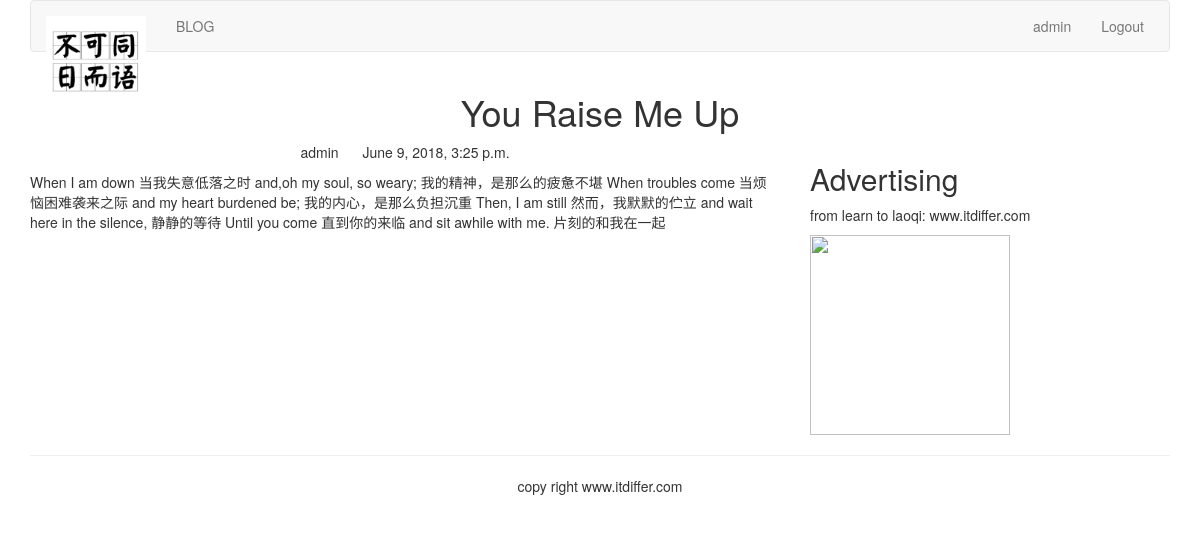
Page /blog/1/ (signed in) on the committed database.
### blog/models.py (models this page shows, shortened)
class BlogArticles(models.Model):
    title = models.CharField(max_length=300)
    author =models.ForeignKey(User, related_name="blog_posts")
    body = models.TextField()
    publish = models.DateTimeField(default=timezone.now)
    class Meta:
        ordering = ("-publish",)

### blog/views.py (the view)
# urls.py: url(r'(?P<article_id>\d)/$', views.blog_article, name="blog_detail"),
def blog_article(request, article_id):
    article = get_object_or_404(BlogArticles, id=article_id)
    pub = article.publish
    return render(request, "blog/content.html", {"article":article, "publish":pub})

### templates/blog/content.html (shortened to what this page needs)
{% extends "base.html" %}
{% block content %}
<div class="row text-center vertical-middle-sm">
    <h1>{{ article.title }}</h1>
</div>
<div class="row">
    <div class="col-xs-12 col-md-8">
        <p class="text-center"><span>{{    article.author.username    }}</span>
            <span style="margin-left: 20px">{{ publish }}</span></p>
        <div>{{ article.body }}</div>
    </div>
    <div class="col-xs-6 col-md-4">
        <h2>Advertising</h2>
        <p>from learn to laoqi: www.itdiffer.com</p>
        <img width="200px" src="https://b244.photo.store.qq.com/psb?/V14ObrhL2MY2gB/h*dDAHiKbAAHHZNLyMKcg58c7aG.lpqTU0xMDeftAAQ!/m/dPQAAAAAAAAAnull&bo=8ADwAAAAAAACByM!&rf=photolist&t=5">
    </div>
</div>
{% endblock %}

### templates/header.html
{% load staticfiles %}
<div class="container">
    <nav class="navbar navbar-default" role="navigation">
        <div class="navbar-header">
            <a class="navbar-brand" href="http://www.itdiffer.com">
                <img src="{% static '/images/logo.jpg' %}" width="100px"></a>
        </div>
        <div>
            <ul class="nav navbar-nav" role="navigation">
                <li><a href="{% url 'blog:blog_title' %}">BLOG</a> </li>
            </ul>
            <ul class="nav navbar-nav navbar-right" style="margin-right: 10px">
                {% if user.is_authenticated %}
                <li><a href="#">{{ user.username }}</a></li>
                <li><a href="{% url 'account:user_logout' %}">Logout</a></li>
                {% else %}
                <li><a href="{% url 'account:user_login' %}">LOGIN</a> </li>
                {% endif %}
            </ul>
        </div>
    </nav>
</div>

### rows in the picture
BlogArticles: title "You Raise Me Up", author.username "admin", publish "June 9, 2018, 3:25 p.m.", body "When I am down 当我失意低落之时 and,oh my soul, so weary; 我的精神，是那么的疲惫不堪 When troubles come 当烦恼困难袭来之际 and my heart burdened be; 我的内心，是那么负担沉重 Then, I am still 然而，我默默的伫立 and wait here in the silence, 静静的等待 Until you come 直到你的来临 and sit awhile with me. 片刻的和我在一起"

### other values in the picture
{{ user.username }} "admin"
